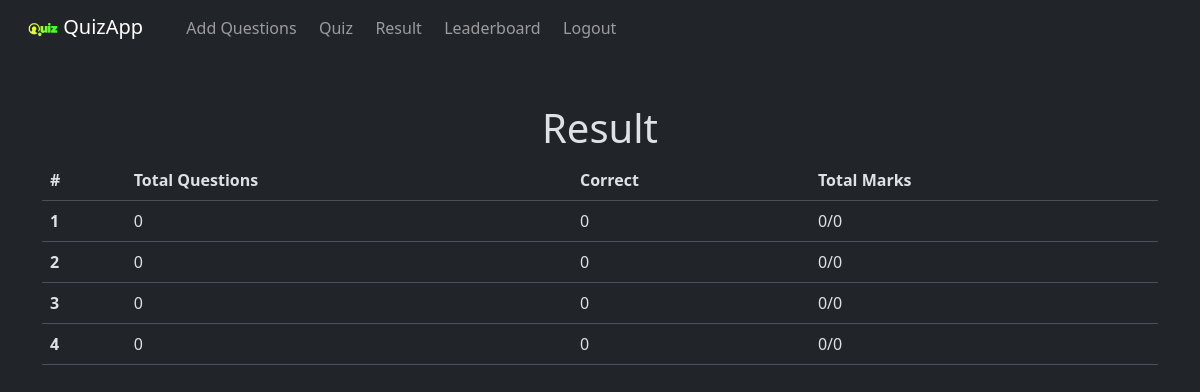
/quiz/result/ (signed in), run on the app's committed database.
### quiz/models.py (models this page shows, shortened)
class Mark(models.Model):
    total = models.IntegerField(blank=False)
    got = models.IntegerField(blank=False, default=0)
    user = models.ForeignKey(to=User, on_delete=models.SET_NULL, null=True)

### quiz/views.py (the view)
# urls.py: path("result/", views.Result.as_view(), name="result"),
@method_decorator(login_required, name="dispatch")
class Result(View):
    def get(self, request):
        results = Mark.objects.filter(user=request.user)
        return render(request, "quiz/result.html", {"results": results})

### quiz/templates/quiz/result.html (shortened to what this page needs)
{% extends 'layout.html' %}
{% block body %}
<div class="container mt-5 mb-5">
  <h1 class="text-center">
    Result
  </h1>
  <table class="table">
  <thead>
    <tr>
      <th scope="col">#</th>
      <th scope="col">Total Questions</th>
      <th scope="col">Correct</th>
      <th scope="col">Total Marks</th>
    </tr>
  </thead>
  <tbody>
    {% for result in results %}
    <tr>
      <th scope="row">{{ forloop.counter }}</th>
      <td>{{ result.total }}</td>
      <td>{{ result.got }}</td>
      <td>{{ result.got }}/{{ result.total }}</td>
    </tr>
    {% endfor %}
  </tbody>
</table>
</div>
{% endblock %}

### data on the page
Mark: total "0", got "0"
Mark: total "0", got "0"
Mark: total "0", got "0"
Mark: total "0", got "0"
